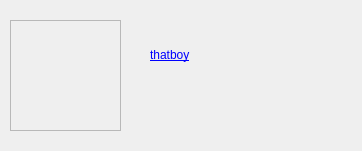
<?xml version="1.0" encoding="UTF-8"?>
<ui version="4.0">
 <class>About</class>
 <widget class="QDialog" name="About">
  <property name="geometry">
   <rect>
    <x>0</x>
    <y>0</y>
    <width>362</width>
    <height>151</height>
   </rect>
  </property>
  <property name="windowTitle">
   <string>About NotepadX</string>
  </property>
  <widget class="QFrame" name="frame">
   <property name="geometry">
    <rect>
     <x>10</x>
     <y>20</y>
     <width>111</width>
     <height>111</height>
    </rect>
   </property>
   <property name="styleSheet">
    <string notr="true">image:url(:/ui/Resources/boy-border.png)</string>
   </property>
   <property name="frameShape">
    <enum>QFrame::StyledPanel</enum>
   </property>
   <property name="frameShadow">
    <enum>QFrame::Raised</enum>
   </property>
  </widget>
  <widget class="QLabel" name="signature">
   <property name="geometry">
    <rect>
     <x>150</x>
     <y>30</y>
     <width>101</width>
     <height>51</height>
    </rect>
   </property>
   <property name="styleSheet">
    <string notr="true">font: 30pt &quot;Blackadder ITC&quot;;</string>
   </property>
   <property name="text">
    <string>&lt;a href=&quot;https://thatboy.info&quot;&gt;thatboy&lt;/a&gt;</string>
   </property>
   <property name="openExternalLinks">
    <bool>true</bool>
   </property>
  </widget>
 </widget>
 <resources>
  <include location="res.qrc"/>
 </resources>
 <connections/>
</ui>
